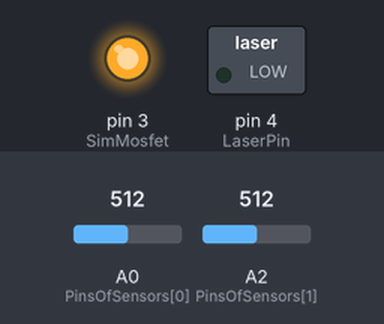
A program run on a simulated Arduino Nano, built with avr-gcc and run on an emulated ATmega328P. Shown: switched loads named in the program (green lamp = pin HIGH), output pins drawn as LEDs (lit = HIGH). The inputs (shaded band) are chosen by the test bench; at power-on: A0 (PinsOfSensors[0]) = 512, A2 (PinsOfSensors[1]) = 512. What the program prints to the serial monitor is not drawn.

Above: at 1.0 s.
At 64.8 s:
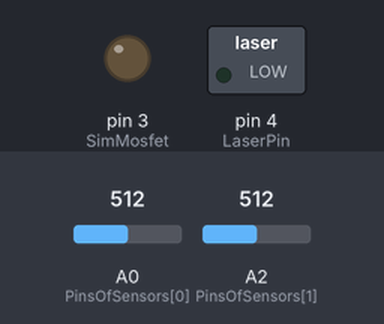
At 97.8 s:
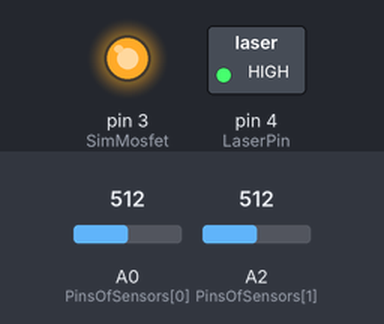
Timing chart, 0 to 123.3 s (numbered marks = the images above):
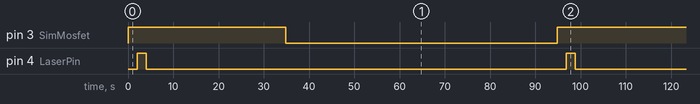

Measured:
- by itself, pin 3 (SimMosfet): alternates HIGH for 34.9 s and LOW for 60.0 s
- by itself, pin 4 (LaserPin): alternates HIGH for 2.0 s and LOW for 92.9 s

The program:

main.cpp
```cpp
#include <Arduino.h>
#include <avr/power.h>

const int NumberOfSensors = 2;
const String DepthOfSensors[NumberOfSensors] = {"3","7"};
const int PinsOfSensors[NumberOfSensors] = {A0,A2};
const int LaserPin = 4;
const int SimMosfet = 3;
const String passwd = "9879";
const String Location = "test";

void setup() {
  // put your setup code here, to run once:
  pinMode(LaserPin,OUTPUT);
  pinMode(SimMosfet,OUTPUT);
  for(int i = 0; i < NumberOfSensors; i++){
    pinMode(PinsOfSensors[i],INPUT);
  }
  Serial.begin(9600);
}

void loop() {
  digitalWrite(SimMosfet,HIGH);
  uint32_t data[NumberOfSensors][2];

  //Ambient Readings
  for(int i = 0;i < NumberOfSensors;i++){
    data[i][0] = 0;
    for(int x = 0;x < 10; x++){
      data[i][0] += analogRead(PinsOfSensors[i]);
      delay(100);
    }
  }

  //Laser Readings
  digitalWrite(LaserPin,HIGH);
  for(int i = 0;i < NumberOfSensors;i++){
    data[i][1] = 0;
    for(int x = 0;x < 10; x++){
      data[i][1] += analogRead(PinsOfSensors[i]);
      delay(100);
    }
  }
  digitalWrite(LaserPin,LOW);

  //Makes json array of data
  String json = "[";

  for(int i = 0;i < NumberOfSensors;i++){
    json += "{\"ambient\":" + String((data[i][0])/10) + ",";
    json += "\"laser\":" + String((data[i][1])/10) + ",";
    json += "\"depth\":" + DepthOfSensors[i] + "},";
  }
  json.remove(json.length() - 1);
  json += "]";

  //Delay to let sim7000 turn on
  delay(15000);
  //Sends text
  Serial.println("AT");
  delay(200);
  Serial.println("AT+CMGF=1");
  delay(200);
  Serial.println("AT+CMGS=\"+19046183058\"");
  delay(200);
  Serial.print(passwd + "{\"reading\":"+ json +",\"location\": \"" + Location + "\"}");
  delay(200);
  Serial.write(26);
  delay(15000);
  digitalWrite(SimMosfet,LOW);
  delay(60000);

}
```
